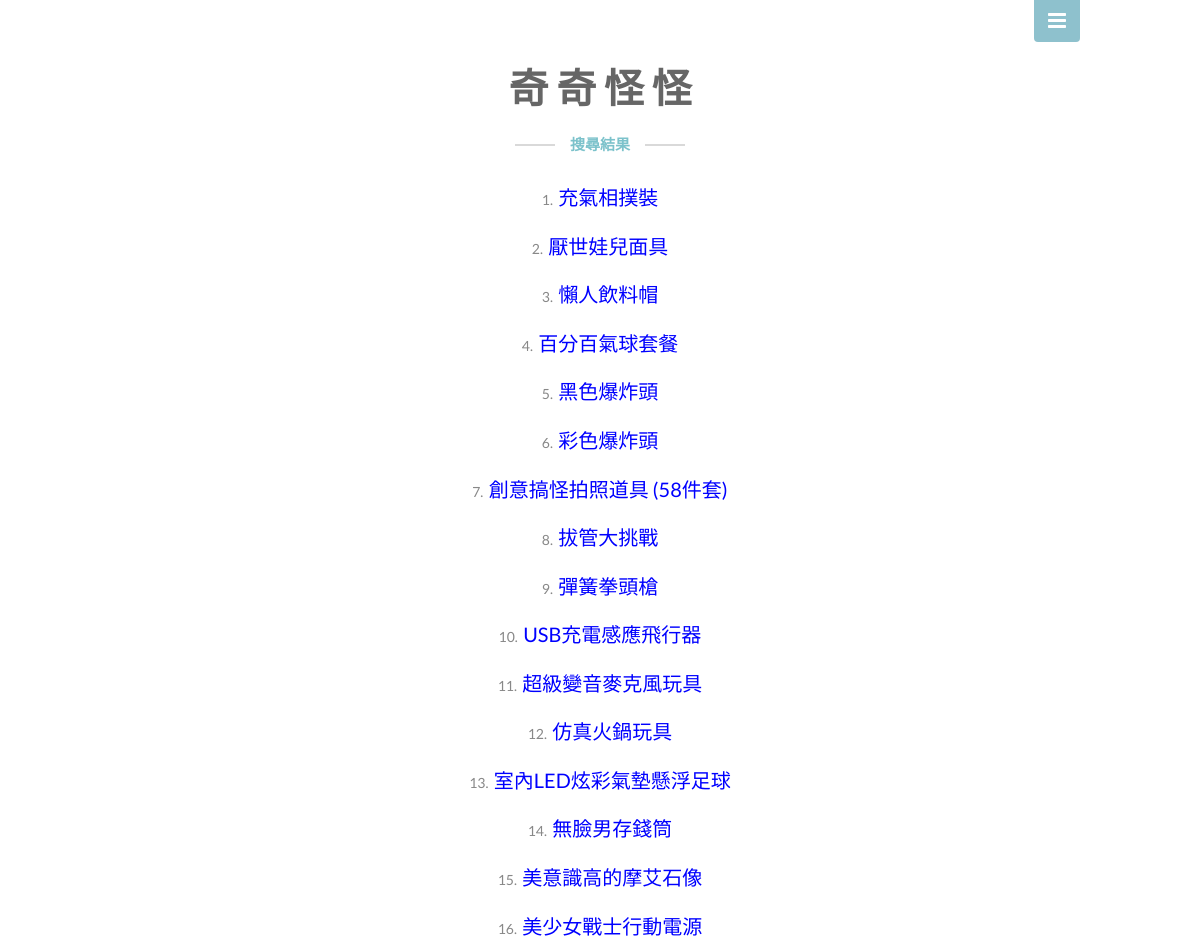
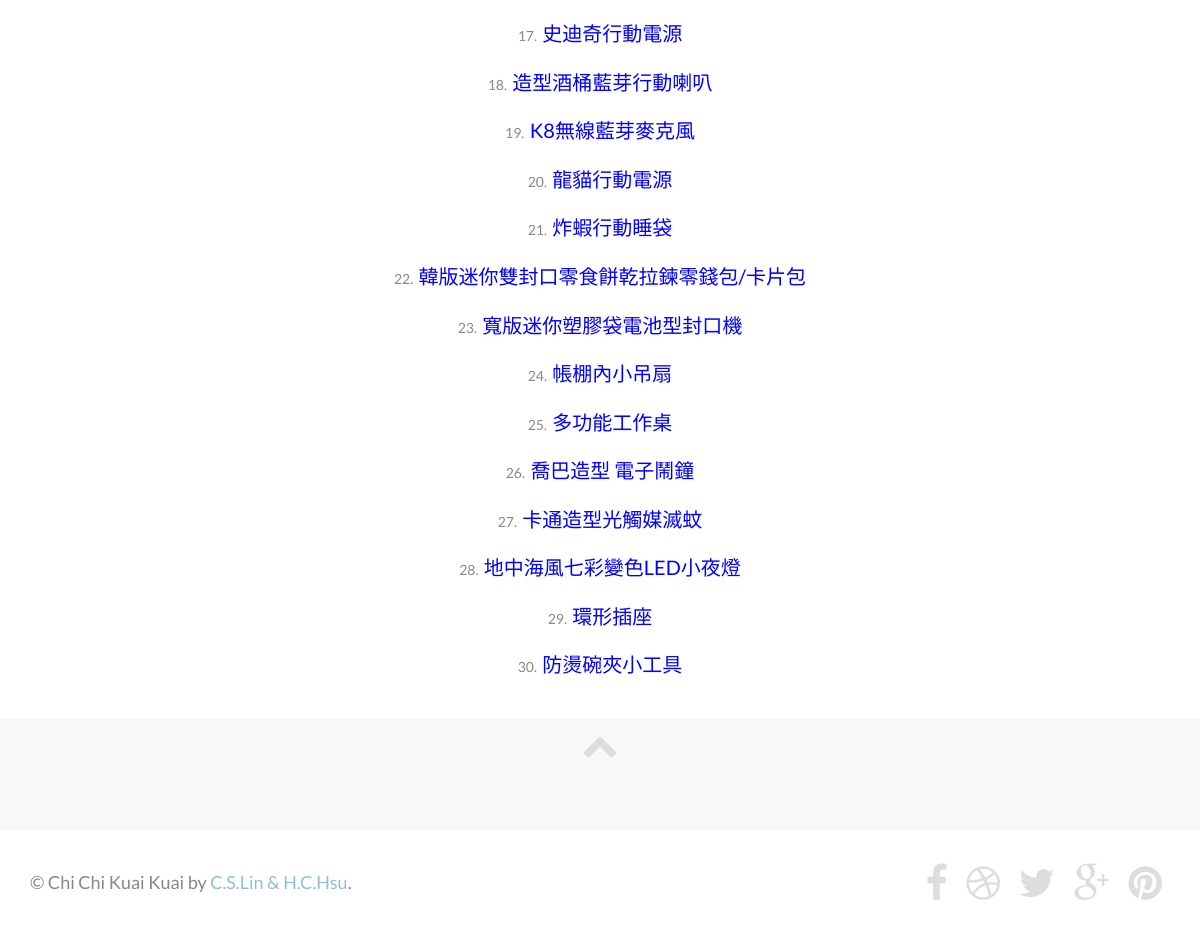
Screenshot of /search.php with the database file from the repository (2 pictures, top to bottom).
### tables this page shows
CREATE TABLE `product` (
  `p_id` int(4) NOT NULL auto_increment,
  `p_name` varchar(80) NOT NULL,
  `p_cost` int(6) NOT NULL,
  `description` text NOT NULL,
  `s_description` varchar(80) NOT NULL,
  `p_class_id` int(4) NOT NULL,
  `standard` varchar(100) NOT NULL,
  PRIMARY KEY  (`p_id`)
);

### search.php (the view, shortened to what this page needs)
<?
$link = mysqli_connect("localhost","root","root123456","group_02") or die("無法開啟MySQL資料庫連結!");
mysqli_query($link, 'SET CHARACTER SET utf8');
mysqli_query($link, "SET collation_connection = 'utf8_unicode_ci'");
$keyword = $_REQUEST["keyword"];
$sql = "select * from product where p_name like '%$keyword%'";
?>
<!DOCTYPE html>
<html>
    <head>
        <link rel="stylesheet" href="assets/bootstrap/css/bootstrap.min.css">
        <link rel="stylesheet" href="assets/font-awesome/css/font-awesome.min.css">
        <link rel="stylesheet" href="assets/css/animate.css">
        <link rel="stylesheet" href="assets/css/magnific-popup.css">
        <link rel="stylesheet" href="assets/css/form-elements.css">
        <link rel="stylesheet" href="assets/css/style.css">
        <link rel="stylesheet" href="assets/css/media-queries.css">
        <link rel="stylesheet" href="assets/css/ShopShow.css">
        <link rel="stylesheet" href="assets/css/MagicZoom.css">
    </head>
    <body>
        <div class="show-menu"> <a href=""><i class="fa fa-bars"></i></a> </div>
        <br><br><br>
        <div class="container">
            <div class="row">
                <p style="font-size:40px; color:#666666; font-weight:bold;">奇&nbsp;奇&nbsp;怪&nbsp;怪</p>
            </div>
        </div>
        <div class="content-wrapper">
            <div id="bodyContent">
                <div class="container">
                    <div row>
                        <div class="module">
                            <h3 class="module-heading">搜尋結果</h3>
                            <div align="center">
                                  <?
                                      if ($result = mysqli_query($link, $sql))
                                      {
                                          $num = 1;
                                          while ($row = mysqli_fetch_assoc($result))
                                          {
                                              echo $num . ".&nbsp;&nbsp;";
                                              echo "<a href='product_info.php?Id=" . $row['p_id'] . "' style=\"font-size: 20px; color:blue;\">" . $row['p_name'] . "</a><br><br>";
                                              $num++;
                                          }
                                      }
                                  ?>
                            </div>
                        </div>
                    </div>
                </div>
            </div>
        </div>
        <div class="section-container section-container-gray">
            <div class="container">
                <div class="row">
                    <div class="col-sm-12">
                        <div class="scroll-to-top">
                            <a class="scroll-link" href="#top-content"><i class="fa fa-chevron-up"></i></a>
                        </div>
                    </div>
                </div>
            </div>
        </div>
        <footer>
            <div class="container">
                <div class="row">
                    <div class="col-sm-7 footer-copyright">
                        &copy; Chi Chi Kuai Kuai by <a href="aboutus.php">C.S.Lin & H.C.Hsu</a>.
                    </div>
                    <div class="col-sm-5 footer-social">
                        <a href="#"><i class="fa fa-facebook"></i></a>
                        <a href="#"><i class="fa fa-dribbble"></i></a>
                        <a href="#"><i class="fa fa-twitter"></i></a>
                        <a href="#"><i class="fa fa-google-plus"></i></a>
                        <a href="#"><i class="fa fa-pinterest"></i></a>
                    </div>
                </div>
            </div>
        </footer>
    </body>
</html>

### assets/css/style.css (style rules this page uses)
body { background: #fff; font-family: 'Lato', sans-serif; font-weight: 400; color: #888; text-align: center; }
a, a:hover, a:focus { color: #8ec1cd; text-decoration: none; -o-transition: all .3s; -moz-transition: all .3s; -webkit-transition: all .3s; -ms-transition: all .3s; transition: all .3s; }
h3 { font-size: 30px; font-weight: 700; color: #666; line-height: 34px; }
.content-wrapper { padding-bottom: 0px; background: #fff; }
.module { margin-bottom: 20px; text-align: center; }
.module .module-heading { color: #7cc2cb; font: 700 15px/26px "PT Sans",sans-serif; margin: 0 0 10px; padding: 15px 0; position: relative; text-align: center; text-transform: uppercase; z-index: 0; }
.module .module-heading:before { content: ""; position: relative; border-bottom: 2px solid #d9d9d9; width: 40px; height: 2px; top: -4px; left: -15px; display: inline-block; }
.module .module-heading:after { content: ""; position: relative; border-bottom: 2px solid #d9d9d9; width: 40px; height: 2px; top: -4px; right: -15px; display: inline-block; }
.section-container { margin: 0 auto; padding-bottom: 60px; }
.section-container-gray { background: #f8f8f8; }
.scroll-to-top { font-size: 36px; }
.scroll-to-top a { color: #ddd; }
.show-menu, .hide-menu { top: -6px; right: 100px; padding: 0 20px; z-index: 999; text-align: center; }
.show-menu { position: fixed; }
.show-menu a, .hide-menu a { display: inline-block; width: 46px; height: 48px; padding-top: 11px; background: #8ec1cd; font-size: 21px; color: #fff; -moz-border-radius: 4px; -webkit-border-radius: 4px; border-radius: 4px; }
footer { padding: 25px 0 20px 0; text-align: right; }
.footer-copyright { margin: 11px 0 0 0; font-size: 18px; line-height: 32px; text-align: left; }
.footer-social a { margin: 0 8px; font-size: 39px; color: #ddd; }

### assets/css/ShopShow.css (style rules this page uses)
html,body,ul,li,p { margin:0px;padding:0px; }

### rows the page displays
product: p_name "充氣相撲裝"
product: p_name "厭世娃兒面具"
product: p_name "懶人飲料帽"
product: p_name "百分百氣球套餐"
product: p_name "黑色爆炸頭"
product: p_name "彩色爆炸頭"
product: p_name "創意搞怪拍照道具 (58件套)"
product: p_name "拔管大挑戰"
product: p_name "彈簧拳頭槍"
product: p_name "USB充電感應飛行器"
product: p_name "超級變音麥克風玩具"
product: p_name "仿真火鍋玩具"
product: p_name "室內LED炫彩氣墊懸浮足球"
product: p_name "無臉男存錢筒"
product: p_name "美意識高的摩艾石像"
product: p_name "美少女戰士行動電源"
product: p_name "史迪奇行動電源"
product: p_name "造型酒桶藍芽行動喇叭"
product: p_name "K8無線藍芽麥克風"
product: p_name "龍貓行動電源"
product: p_name "炸蝦行動睡袋"
product: p_name "韓版迷你雙封口零食餅乾拉鍊零錢包/卡片包"
product: p_name "寬版迷你塑膠袋電池型封口機"
product: p_name "帳棚內小吊扇"
product: p_name "多功能工作桌"
product: p_name "喬巴造型 電子鬧鐘"
product: p_name "卡通造型光觸媒滅蚊"
product: p_name "地中海風七彩變色LED小夜燈"
product: p_name "環形插座"
product: p_name "防燙碗夾小工具"
